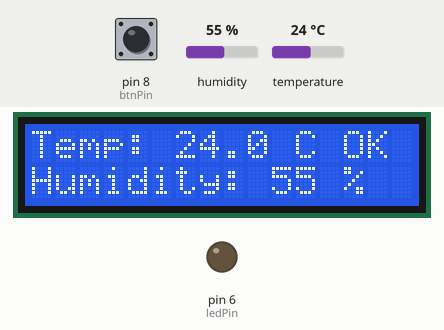
This sketch was run on a simulated Arduino Uno, built with avr-gcc and run on an emulated ATmega328P. Shown: 16×2 character LCD, output pins drawn as LEDs (lit = HIGH). The inputs (shaded band) are chosen by the test bench; at power-on: temperature 24 °C, pin 8 (btnPin) HIGH, humidity 55 %.

Above: at 3.2 s.
3.3 s: temperature set to 29 °C
At 5.1 s:
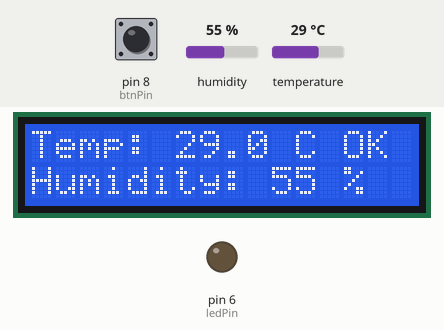
5.6 s: temperature set to 32 °C
At 9.3 s:
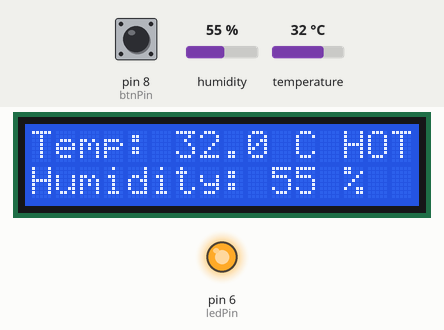
9.6 s: pin 8 (btnPin) pulled LOW for 0.15 s
At 10.1 s:
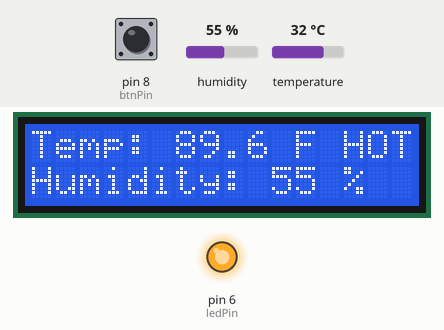
11.2 s: temperature set to 12 °C
At 12.4 s:
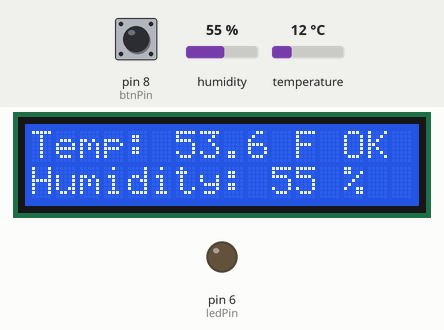
13.6 s: pin 8 (btnPin) pulled LOW for 1 s
At 14.3 s:
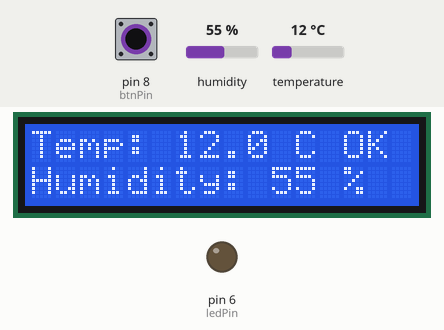
16.1 s: humidity set to 22 %
At 16.6 s:
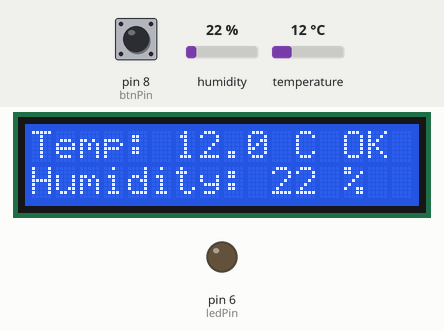
Timing chart, 0 to 18.6 s (numbered marks = the images above; inputs shaded):
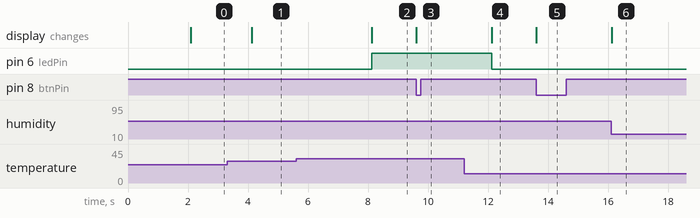

The sketch:

Day23_Weather_Station_DHT11.ino
```cpp
// Day 23 - Mini Weather Station (DHT11 version for real hardware)
// DHT11 data -> pin 7, LCD 4-bit (12,11,5,4,3,2), red LED pin 6, button pin 8.
#include <LiquidCrystal.h>
#include <DHT.h>

LiquidCrystal lcd(12, 11, 5, 4, 3, 2);
DHT dht(7, DHT11);

const int ledPin = 6;
const int btnPin = 8;
const float hotLimit = 30.0;

bool useF = false;
bool lastBtn = HIGH;
unsigned long lastUpdate = 0;

void showReadings() {
  float t = dht.readTemperature();
  float h = dht.readHumidity();
  if (isnan(t) || isnan(h)) {
    lcd.setCursor(0, 0);
    lcd.print("Sensor error    ");
    return;
  }
  lcd.setCursor(0, 0);
  lcd.print("Temp: ");
  if (useF) { lcd.print(t * 9.0 / 5.0 + 32.0, 1); lcd.print(" F"); }
  else      { lcd.print(t, 1);                    lcd.print(" C"); }
  lcd.print(t > hotLimit ? " HOT" : " OK ");

  lcd.setCursor(0, 1);
  lcd.print("Humidity: ");
  lcd.print(h, 0);
  lcd.print(" %  ");

  digitalWrite(ledPin, t > hotLimit ? HIGH : LOW);
}

void setup() {
  lcd.begin(16, 2);
  dht.begin();
  pinMode(ledPin, OUTPUT);
  pinMode(btnPin, INPUT_PULLUP);
  delay(2000);
  showReadings();
}

void loop() {
  bool btn = digitalRead(btnPin);
  if (lastBtn == HIGH && btn == LOW) {
    useF = !useF;
    lcd.clear();
    showReadings();
    delay(50);
  }
  lastBtn = btn;

  if (millis() - lastUpdate >= 2000) {
    lastUpdate = millis();
    showReadings();
  }
}
```

Measured:
- the behaviour switches between 30 and 31 °C on temperature (found by bisection; images 1 and 2)
- after the input at 3.3 s, the display: changes after 0.82 s (image 1)
- after the input at 5.6 s, pin 6 (ledPin): LOW → HIGH after 2.5 s; the display: changes after 2.5 s (image 2)
- after the input at 9.6 s, the display: changes at once (image 3)
- after the input at 11.2 s, pin 6 (ledPin): HIGH → LOW after 0.92 s; the display: changes after 0.92 s (image 4)
- after the input at 13.6 s, the display: changes at once (image 5)
- after the input at 16.1 s, the display: changes at once (image 6)
